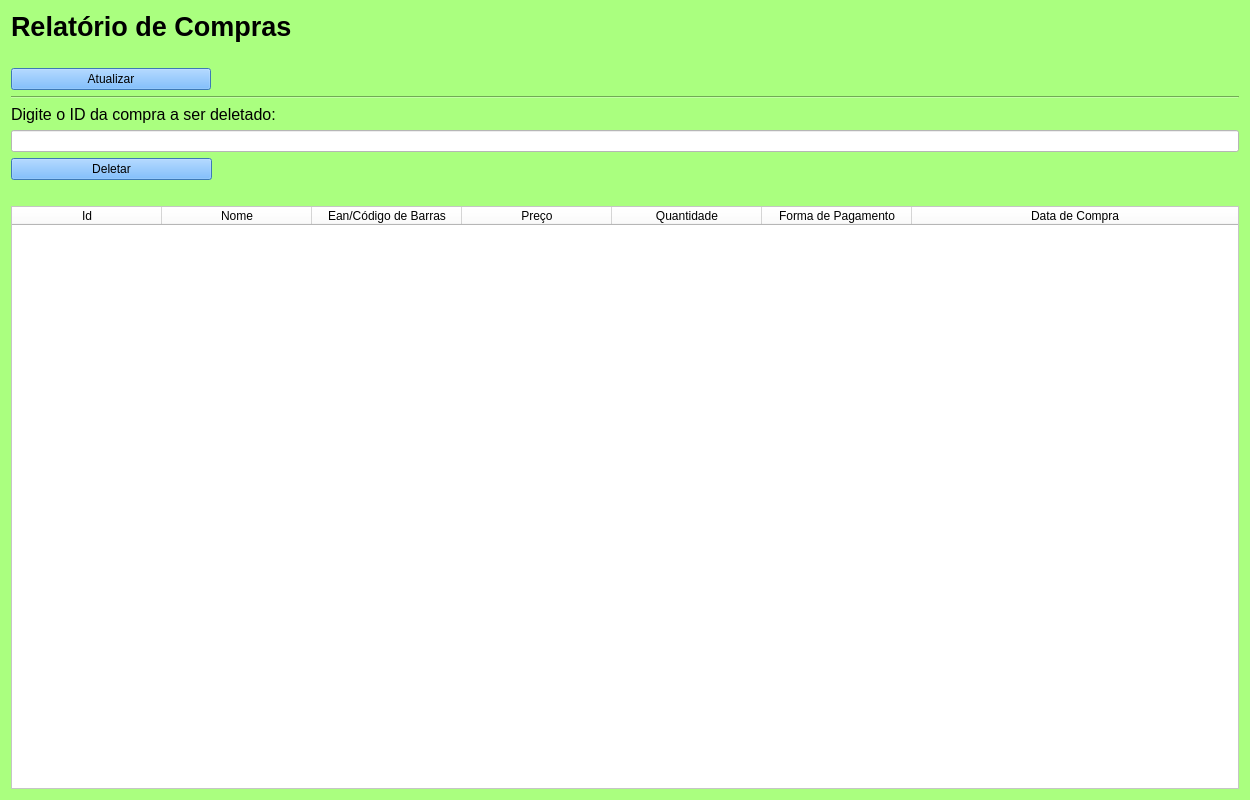
<?xml version="1.0" encoding="UTF-8"?>
<ui version="4.0">
 <class>Form</class>
 <widget class="QWidget" name="Form">
  <property name="geometry">
   <rect>
    <x>0</x>
    <y>0</y>
    <width>1250</width>
    <height>800</height>
   </rect>
  </property>
  <property name="minimumSize">
   <size>
    <width>1250</width>
    <height>800</height>
   </size>
  </property>
  <property name="windowTitle">
   <string>Relatório de compras</string>
  </property>
  <property name="styleSheet">
   <string notr="true">background-color: rgb(170, 255, 127);</string>
  </property>
  <layout class="QVBoxLayout" name="verticalLayout">
   <item>
    <widget class="QLabel" name="label">
     <property name="sizePolicy">
      <sizepolicy hsizetype="Fixed" vsizetype="Preferred">
       <horstretch>0</horstretch>
       <verstretch>0</verstretch>
      </sizepolicy>
     </property>
     <property name="maximumSize">
      <size>
       <width>16777215</width>
       <height>500</height>
      </size>
     </property>
     <property name="font">
      <font>
       <family>Segoe UI</family>
       <pointsize>20</pointsize>
       <weight>75</weight>
       <bold>true</bold>
      </font>
     </property>
     <property name="mouseTracking">
      <bool>false</bool>
     </property>
     <property name="text">
      <string>Relatório de Compras</string>
     </property>
    </widget>
   </item>
   <item>
    <spacer name="horizontalSpacer_2">
     <property name="orientation">
      <enum>Qt::Horizontal</enum>
     </property>
     <property name="sizeHint" stdset="0">
      <size>
       <width>40</width>
       <height>20</height>
      </size>
     </property>
    </spacer>
   </item>
   <item>
    <widget class="QPushButton" name="pushButton_atualizar">
     <property name="maximumSize">
      <size>
       <width>200</width>
       <height>16777215</height>
      </size>
     </property>
     <property name="styleSheet">
      <string notr="true">background-color: rgb(85, 170, 255);</string>
     </property>
     <property name="text">
      <string>Atualizar</string>
     </property>
    </widget>
   </item>
   <item>
    <widget class="Line" name="line">
     <property name="orientation">
      <enum>Qt::Horizontal</enum>
     </property>
    </widget>
   </item>
   <item>
    <widget class="QLabel" name="label_2">
     <property name="font">
      <font>
       <family>Segoe UI</family>
       <pointsize>12</pointsize>
      </font>
     </property>
     <property name="text">
      <string>Digite o ID da compra a ser deletado:</string>
     </property>
    </widget>
   </item>
   <item>
    <widget class="QLineEdit" name="lineEdit">
     <property name="styleSheet">
      <string notr="true">background-color: rgb(255, 255, 255);</string>
     </property>
    </widget>
   </item>
   <item>
    <widget class="QPushButton" name="pushButton_2">
     <property name="maximumSize">
      <size>
       <width>201</width>
       <height>16777215</height>
      </size>
     </property>
     <property name="styleSheet">
      <string notr="true">background-color: rgb(85, 170, 255);</string>
     </property>
     <property name="text">
      <string>Deletar</string>
     </property>
    </widget>
   </item>
   <item>
    <spacer name="horizontalSpacer">
     <property name="orientation">
      <enum>Qt::Horizontal</enum>
     </property>
     <property name="sizeHint" stdset="0">
      <size>
       <width>40</width>
       <height>20</height>
      </size>
     </property>
    </spacer>
   </item>
   <item>
    <widget class="QTableWidget" name="tableWidget">
     <property name="styleSheet">
      <string notr="true">background-color: rgb(255, 255, 255);</string>
     </property>
     <attribute name="horizontalHeaderDefaultSectionSize">
      <number>150</number>
     </attribute>
     <attribute name="horizontalHeaderStretchLastSection">
      <bool>true</bool>
     </attribute>
     <attribute name="verticalHeaderVisible">
      <bool>false</bool>
     </attribute>
     <attribute name="verticalHeaderHighlightSections">
      <bool>false</bool>
     </attribute>
     <column>
      <property name="text">
       <string>Id</string>
      </property>
     </column>
     <column>
      <property name="text">
       <string>Nome</string>
      </property>
     </column>
     <column>
      <property name="text">
       <string>Ean/Código de Barras</string>
      </property>
     </column>
     <column>
      <property name="text">
       <string>Preço</string>
      </property>
     </column>
     <column>
      <property name="text">
       <string>Quantidade</string>
      </property>
     </column>
     <column>
      <property name="text">
       <string>Forma de Pagamento</string>
      </property>
     </column>
     <column>
      <property name="text">
       <string>Data de Compra</string>
      </property>
     </column>
    </widget>
   </item>
  </layout>
 </widget>
 <resources/>
 <connections/>
</ui>
